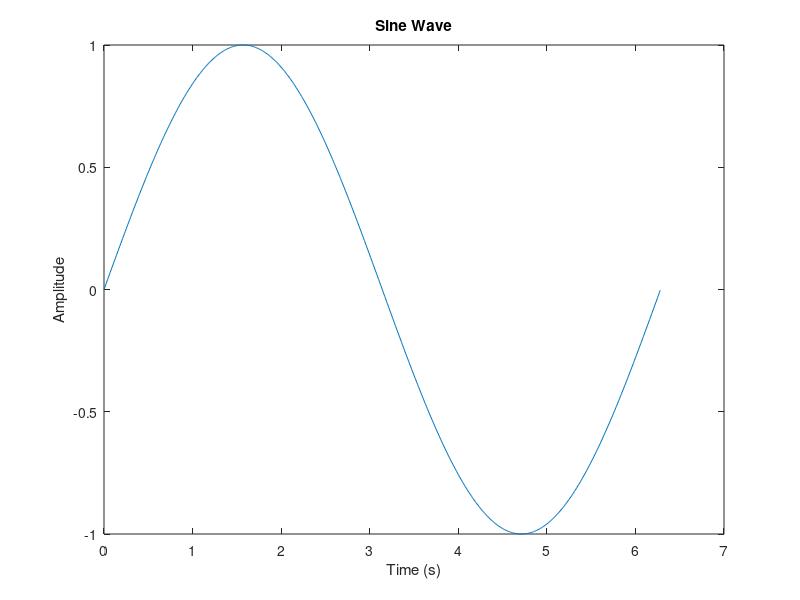

This chart was generated by the following MATLAB code:
t = 0:0.01:2*pi; 
amplitude = 1;   
frequency = 1;   

y = amplitude * sin(frequency * t);

figure;
plot(t, y);
title('Sine Wave');
xlabel('Time (s)');
ylabel('Amplitude');
